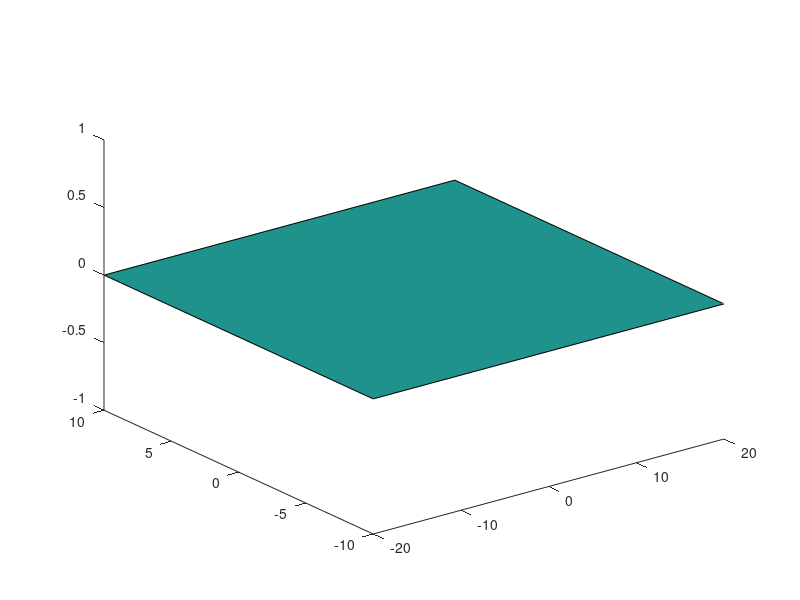

The MATLAB script that drew this image: (Note: this script raises an error after producing the figure.)
function gaussian_waves()
% works in distance units of mm
% uses g defined by exp(ik/2 * x'gx)
% for simple astigmatisms, diag(g) is the inverse of q

% Remember this function uses the principal that
% 1) The Gaussian phase term can be wrapped up as (x y)(A B;C D)(x;y) and so
% passage through a lens is trivial to add to it
% 2) The Gaussian phase term propagating through free space goes, for a simple astigmatic
% beam, as (A B;C D) -> (A B;C D) + zI. A general astigmatic beam can be written as a
% (complex) rotation, R,  of a simple astigmatic beam and since rotations are
% self-inverse R(A B;C D)R' -> R(A B;C D)R' + zI.

minArea = 1e3;
wavelength = 800e-6;
initialWidthX = 20;
initialWidthY = 10;

[zPoints, g] = SetSizeOfSystem();
opticalElements = SpecifyOpticalElements(zPoints);

close all;
hold on;
PropagateGaussian(opticalElements);
PropagateRays(opticalElements);
hold off;

    function PropagateGaussian(opticalElements)
        g{1} = Initial(initialWidthX,initialWidthY,inf,inf); % Input beam
        
        for m = 1:length(opticalElements)-1
            prevElement = opticalElements(m);
            nextElement = opticalElements(m+1);
            CalculateGsBetweenElements(prevElement, nextElement)
            g{nextElement.position} = nextElement.transform(g{nextElement.position});
            
            fill3([1 1 -1 -1]*initialWidthX,[1 -1 -1 1]*initialWidthY,repmat(zPoints(prevElement.position),1,4),repmat(prevElement.position,1,4))
            alpha(0.2);
        end
        
        PlotGaussian();
        display(minArea);
        
        function gOut = Initial(waistX,waistY,rocX,rocY)
            qModSqrX = 1/( (1/rocX).^2 + (wavelength/pi/waistX.^2).^2 );
            qX = (1/rocX - 1i * wavelength/pi/waistX.^2) * qModSqrX;
            qModSqrY = 1/( (1/rocY).^2 + (wavelength/pi/waistY.^2).^2 );
            qY = (1/rocY - 1i * wavelength/pi/waistY.^2) * qModSqrY;
            q = [qX,0;0,qY];
            gOut = inv(q);
        end
        
        function CalculateGsBetweenElements(prevElement, nextElement)
            for n = prevElement.position+1:nextElement.position;
                g{n} = FreeSpace(g{prevElement.position},zPoints(n)-zPoints(prevElement.position));
            end
            
            function gOut = FreeSpace(gIn,opticalPathLength)
                gOut = inv( inv(gIn) + opticalPathLength*eye(2) );
            end
        end
        
        function waist = FindWaistAtZ(g,theta)
            [rMajor, rMinor, angleMajor] = Waist(g);
            waist = (rMajor*rMinor + theta*0)./sqrt( (rMinor*cos(theta-angleMajor)).^2 + (rMajor*sin(theta-angleMajor)).^2 );
            
            function [rMajor, rMinor, angleMajor] = Waist(g)
                waistMatrix = imag(g);
                [vectorsInCols,valuesMat] = eigs(waistMatrix);
                [vectorsInCols,values] = sortem(vectorsInCols,valuesMat);
                angleMajor = angle(vectorsInCols(1,2) + 1i * vectorsInCols(2,2));
                rMajor = sqrt(wavelength/pi/values(2));
                rMinor = sqrt(wavelength/pi/values(1));
                area = rMajor*rMinor*pi;
                if minArea > area
                    minArea = area;
                end
            end
        end
        
        function PlotGaussian()
            thetaFromX = (-1:0.01:1)*pi;
            thetaLength = length(thetaFromX);
            waistAtZ = zeros(length(zPoints),thetaLength); % each row describes the waist at given z
            
            % find waist ellipse by ellipse down z
            for n2 = 1:length(zPoints)
                G = g{n2};
                waistAtZ(n2,:) = FindWaistAtZ(G,thetaFromX);
            end
            
            [thetaMat, zPointsMat] = meshgrid(thetaFromX, zPoints);
            s = surf(waistAtZ.*cos(thetaMat),waistAtZ.*sin(thetaMat),zPointsMat);
            set(s,'LineStyle','none');
            alpha(0.3)
            xlabel('x')
            ylabel('y')
            zlabel('z')
            axis([[-1,1]*initialWidthX,[-1,1]*initialWidthY,0,max(zPoints)])
            axis square
        end
    end
    function PropagateRays(opticalElements)
        numOpticElems = length(opticalElements);
        rayCount = 10;
        rayPositions = zeros(3,rayCount,numOpticElems); % each matrix corresponds to an optical element
        rayDirections = zeros(2,rayCount); % only x,y directions
        
        rayPositions(:,:,1) = DefineInitialRays();
        
        for n = 2:numOpticElems
            rayPositions(:,:,n) = PropagateRayFreeSpace(n,rayPositions,rayDirections);
            rayDirections = DeflectAtNthElement(n,rayPositions,rayDirections);          
        end
        
        function rays = DefineInitialRays()
            thetas = linspace(-pi,pi,rayCount);
            rays = [initialWidthX * cos(thetas); initialWidthY * sin(thetas); ones(1,rayCount)];
        end 
        
        function newRayPositions = PropagateRayFreeSpace(n,rayPositions,rayDirections)
            zDisplacement = LocationOfNthElement(n) - LocationOfNthElement(n-1);
            displacement = [rayDirections * zDisplacement; repmat(zDisplacement,1,rayCount)]; % note in air, rayDirections has mag 1
            newRayPositions = rayPositions(:,:,n-1) + displacement; 

            x = [newRayPositions(1,:) ; rayPositions(1,:,n-1)];
            y = [newRayPositions(2,:) ; rayPositions(2,:,n-1)];
            z = [newRayPositions(3,:) ; rayPositions(3,:,n-1)];
            line(x,y,z);
            
            function loc = LocationOfNthElement(n)
                loc = zPoints(opticalElements(n).position);
            end
        end
        
        function newRayDirections = DeflectAtNthElement(n,rayPositions,rayDirections)
            product = zeros(2,rayCount);
            for m = 1:rayCount
                product(:,m) = opticalElements(n).transform(zeros(2,2)) * rayPositions(1:2,m,n);
            end
            newRayDirections = rayDirections + product;
        end
    end
end

function [zPoints, g] = SetSizeOfSystem()

zPoints = 0:10:2500;
g = cell(1,length(zPoints));

end

function opticalElems = SpecifyOpticalElements(zPoints)
l0 = 100;
l1 = 40;
l2 = 40;
l3 = 40;
l4 = 700;

opticalElems = struct('position',1,'transform',@(x) x); % input plane

AppendToOpticalElements( struct('position',find(zPoints == l0),'transform',@(gIn) CylindricalLen(gIn,l1+l2+l3+2*l4,pi)) );
AppendToOpticalElements( struct('position',find(zPoints == l0+l4),'transform',@(gIn) CylindricalLen(gIn,l2+l3+2*l4,pi/2.3)) );

AppendToOpticalElements( struct('position',length(zPoints),'transform',@(x) x) ); % end plane

    function AppendToOpticalElements(element)
        opticalElems = [opticalElems element];
    end

    function gOut = CylindricalLen(gIn,focalLength,angleFromX)
        c = cos(angleFromX);
        s = sin(angleFromX);
        f = -[c*c,c*s;c*s,s*s]/focalLength;
        gOut = gIn + f;
    end

    function gOut = SphericalLens(gIn,focalLength)
        gOut = CylindricalLen(gIn,focalLength,0);
        gOut = CylindricalLen(gOut,focalLength,pi/2);
    end
end